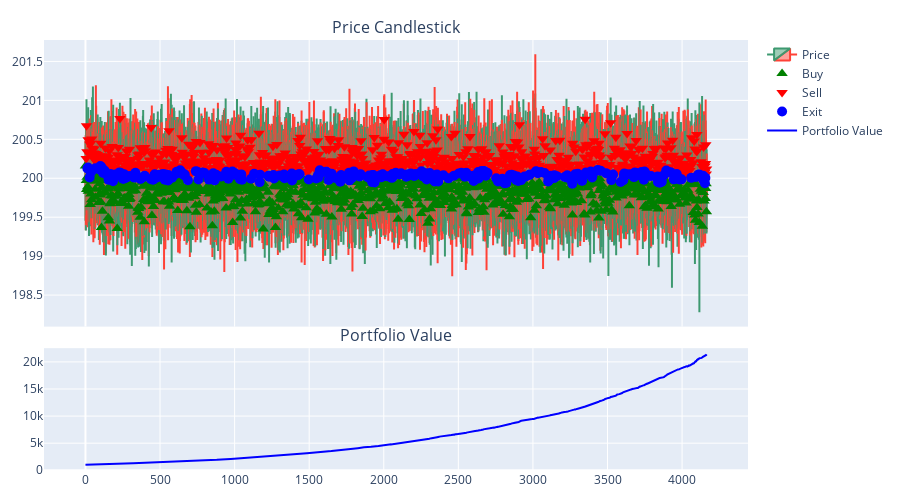

The cell this chart's notebook holds for it:
### Code cell
buy_df_qlearning, sell_df_qlearning, exit_df_qlearning = extract_signals(historical_info_df)
fig_qlearning = build_fig(
    historical_info_df,
    buy_df_qlearning,
    sell_df_qlearning,
    exit_df_qlearning
)
fig_qlearning.show()

### Figure 1 — Plotly figure (JSON) as saved in the notebook; plotly's stock layout.template omitted (floating-point values rounded to 4 significant figures; data arrays with more than 128 entries replaced by an {"elided": "..."} marker saying what was removed)
{"data": [{"close": {"elided": "4166 float values"}, "high": {"elided": "4166 float values"}, "low": {"elided": "4166 float values"}, "name": "Price", "open": {"elided": "4166 float values"}, "type": "candlestick", "x": {"elided": "4166 int values"}, "xaxis": "x", "yaxis": "y"}, {"marker": {"color": "green", "size": 10, "symbol": "triangle-up"}, "mode": "markers", "name": "Buy", "type": "scatter", "x": {"elided": "899 int values"}, "xaxis": "x", "y": {"elided": "899 float values"}, "yaxis": "y"}, {"marker": {"color": "red", "size": 10, "symbol": "triangle-down"}, "mode": "markers", "name": "Sell", "type": "scatter", "x": {"elided": "815 int values"}, "xaxis": "x", "y": {"elided": "815 float values"}, "yaxis": "y"}, {"marker": {"color": "blue", "size": 10, "symbol": "circle"}, "mode": "markers", "name": "Exit", "type": "scatter", "x": {"elided": "290 int values"}, "xaxis": "x", "y": {"elided": "290 float values"}, "yaxis": "y"}, {"line": {"color": "blue"}, "mode": "lines", "name": "Portfolio Value", "type": "scatter", "x": {"elided": "4166 int values"}, "xaxis": "x2", "y": {"elided": "4166 float values"}, "yaxis": "y2"}], "layout": {"annotations": [{"font": {"size": 16}, "showarrow": false, "text": "Price Candlestick", "x": 0.5, "xanchor": "center", "xref": "paper", "y": 1.0, "yanchor": "bottom", "yref": "paper"}, {"font": {"size": 16}, "showarrow": false, "text": "Portfolio Value", "x": 0.5, "xanchor": "center", "xref": "paper", "y": 0.285, "yanchor": "bottom", "yref": "paper"}], "height": 500, "margin": {"b": 20, "l": 40, "r": 20, "t": 40}, "xaxis": {"anchor": "y", "domain": [0, 1], "matches": "x2", "rangeslider": {"visible": false}, "showticklabels": false}, "xaxis2": {"anchor": "y2", "domain": [0, 1], "rangeslider": {"visible": false}}, "yaxis": {"anchor": "x", "domain": [0.335, 1.0]}, "yaxis2": {"anchor": "x2", "domain": [0, 0.285]}}}
